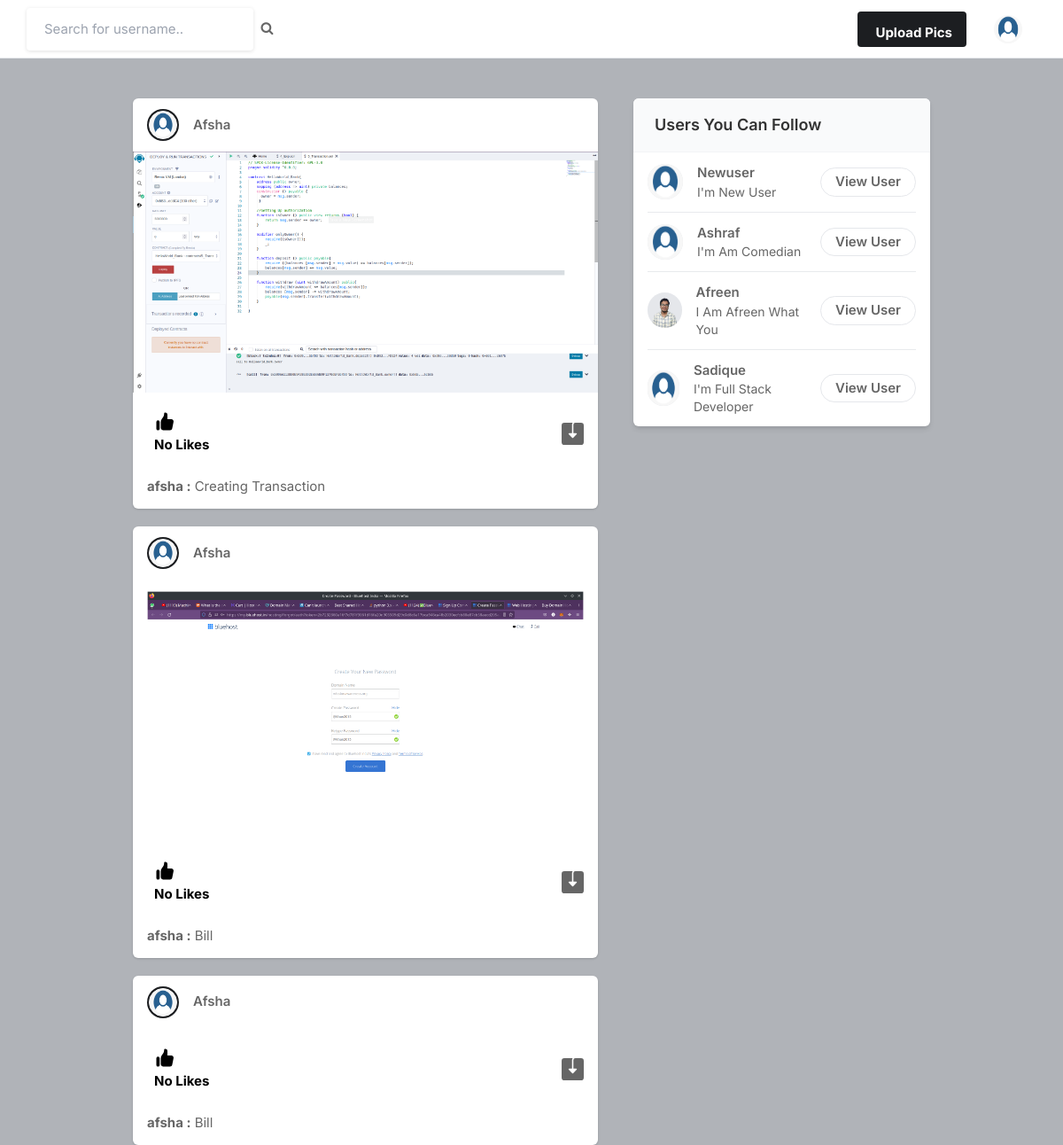
Screenshot of / (signed in) with the database file from the repository.
### core/models/Profile.py (models this page shows, shortened)
class Profile(models.Model):
    user = models.ForeignKey(User, on_delete=models.CASCADE)
    id_user = models.IntegerField()
    bio = models.TextField(blank=True)
    profileimg = models.ImageField(upload_to='profile_images', default='blank-profile-picture.png')
    location = models.CharField(max_length=100, blank=True)

### core/models/Post.py (models this page shows, shortened)
class Post(models.Model):
    id = models.UUIDField(primary_key=True, default=uuid.uuid4)
    user = models.CharField(max_length=100)
    image = models.ImageField(upload_to='post_images')
    caption = models.TextField()
    created_at = models.DateTimeField(default=datetime.now)
    no_of_likes = models.IntegerField(default=0)

### core/views/index.py (the view)
# urls.py: path('', index, name='index'),
@login_required(login_url='signin')
def index(request):
    user_object = User.objects.get(username=request.user.username)
    user_profile = Profile.objects.get(user=user_object)
    user_following_list = []
    feed = []
    user_following = FollowersCount.objects.filter(follower=request.user.username)
    for users in user_following:
        user_following_list.append(users.user)
    for usernames in user_following_list:
        feed_list = Post.objects.filter(user=usernames)
        feed.append(feed_list)
    feed_list = list(chain(*feed))
    all_users = User.objects.all()
    user_following_all = []
    for user in user_following:
        user_list = User.objects.get(username=user.user)
        user_following_all.append(user_list)
    new_suggestions_list = [x for x in list(all_users) if x not in list(user_following_all)]
    current_user = User.objects.filter(username=request.user.username)
    final_suggestions_list = [ x for x in list(new_suggestions_list) if x not in list(current_user) ]
    random.shuffle(final_suggestions_list)
    username_profile = []
    username_profile_list = []
    for users in final_suggestions_list:
        username_profile.append(users.id)
    for ids in username_profile:
        profile_lists = Profile.objects.filter(id_user=ids)
        username_profile_list.append(profile_lists)
    suggestions_username_profile_list = list(chain(*username_profile_list))
    return render(request, 'index.html',{'user_profile':user_profile, 'posts':feed_list, 'suggestions_username_profile_list':suggestions_username_profile_list[:4]})

### templates/index.html (shortened to what this page needs)
{% load static %}
<!DOCTYPE html>
<html lang="en">
<head>
    <link rel="stylesheet" href="{% static 'assets/css/icons.css' %}">
    <link rel="stylesheet" href="{% static 'assets/css/uikit.css' %}">
    <link rel="stylesheet" href="{% static 'assets/css/style.css' %}">
    <link rel="stylesheet" href="{% static 'assets/css/tailwind.css' %}">
    <link rel="stylesheet" href="https://cdnjs.cloudflare.com/ajax/libs/font-awesome/4.7.0/css/font-awesome.min.css">
</head>
<body>
    <header>
        <div class="header_inner">
            <form action="/search" method="post">
            <div class="left-side">
                    <input type="text" name="username" placeholder="Search for username..">&nbsp;&nbsp;
                    <button type="submit"><i class="fa fa-search fa-1x"></i></button>
            </div>
        </form>
            <div class="right-side lg:pr-4">
                <a href="#"
                    class="bg-pink-500 flex font-bold hidden hover:bg-pink-600 hover:text-white inline-block items-center lg:block max-h-10 mr-4 px-4 py-2 rounded shado text-white">
                              Upload Pics
                </a>
                <a href="#">
                    <img src={{user_profile.profileimg.url}} class="header-avatar" alt="">
                </a>
            </div>
        </div>
    </header>
    <div class="container m-auto">
        <div class="lg:flex justify-center lg:space-x-10 lg:space-y-0 space-y-5">
            <div class="space-y-5 flex-shrink-0 lg:w-7/12">
                {% for post in posts reversed %}
                <div class="bg-white shadow rounded-md  -mx-2 lg:mx-0">
                    <div class="flex justify-between items-center px-4 py-3">
                        <div class="flex flex-1 items-center space-x-4">
                            <a href="#">
                                <div class="bg-gradient-to-tr from-yellow-600 to-pink-600 p-0.5 rounded-full">
                                    <img src={{user_profile.profileimg.url}}
                                        class="bg-gray-200 border border-white rounded-full w-8 h-8">
                                </div>
                            </a>
                            <span class="block capitalize font-semibold "> <a href="/profile/{{post.user}}">{{post.user}}</a> </span>
                        </div>
                        <div>
                            <a href="#"> <i
                                    class="icon-feather-more-horizontal text-2xl hover:bg-gray-200 rounded-full p-2 transition -mr-1 "></i>
                            </a>
                        </div>
                    </div>
                    <div uk-lightbox>
                        <a href={{post.image.url}}>
                            <img src={{post.image.url}} alt="">
                        </a>
                    </div>
                    <div class="py-3 px-4 space-y-3">
                        <div class="flex space-x-4 lg:font-bold">
                            <a href="/like-post?post_id={{post.id}}" class="flex items-center space-x-2">
                                <div class="p-2 rounded-full text-black">
                                    {% if post.no_of_likes == 0 %}
                                    <p>No Likes</p>
                                    {% elif post.no_of_likes == 1 %}
                                    <p>Liked by {{post.no_of_likes}} person</p>
                                    {% else %}
                                    <p>Liked by {{post.no_of_likes}} person</p>
                                    {% endif %}
                                </div>
                            </a>
                            <a href={{post.image.url}} download class="flex items-center space-x-2 flex-1 justify-end">
                            </a>
                        </div>
                        <p>
                            <a href="/profile/{{post.user}}"><strong>{{post.user}} :</strong></a> {{post.caption}}
                        </p>
                    </div>
                </div>
                {% endfor %}
            </div>
            <div class="lg:w-5/12">
                <div class="bg-white  shadow-md rounded-md overflow-hidden">
                    <div class="bg-gray-50  border-b border-gray-100 flex items-baseline justify-between py-4 px-6 ">
                        <h2 class="font-semibold text-lg">Users You Can Follow</h2>
                    </div>
                    <div class="divide-gray-300 divide-gray-50 divide-opacity-50 divide-y px-4 ">
                        {% for suggestion in suggestions_username_profile_list %}
                            <div class="flex items-center justify-between py-3">
                                <div class="flex flex-1 items-center space-x-4">
                                    <a href="/profile/{{suggestion.user}}">
                                        <img src={{suggestion.profileimg.url}}
                                            class="bg-gray-200 rounded-full w-10 h-10">
                                    </a>
                                    <div class="flex flex-col">
                                        <span class="block capitalize font-semibold"> {{suggestion.user}} </span>
                                        <span class="block capitalize text-sm"> {{suggestion.bio}} </span>
                                    </div>
                                </div>
                                <a href="/profile/{{suggestion.user}}"
                                    class="border border-gray-200 font-semibold px-4 py-1 rounded-full hover:bg-pink-600 hover:text-white hover:border-pink-600 ">
                                    View User </a>
                            </div>
                        {% endfor %}
                    </div>
                </div>
            </div>
        </div>
    </div>
</body>
</html>

### static/assets/css/style.css (style rules this page uses)
body { background-color: #B0B3B8!important; }
button { vertical-align: middle; }
input { height: 48px; line-height: 48px; padding: 0 20px; outline: none; font-size: 15px; color: #808080; max-width: 100%; width: 100%; -webkit-box-sizing: border-box; box-sizing: border-box; display: block; font-weight: 400; opacity: 1; border-radius: 4px; border: none; -webkit-box-shadow: 0 1px 4px 0px rgba(0, 0, 0, 0.12); box-shadow: 0 1px 4px 0px rgba(0, 0, 0, 0.12); }
input[type="text"], input[type="password"], input[type="email"], input[type="number"] { height: 48px; line-height: 48px; padding: 0 20px; outline: none; font-size: 15px; color: #808080; max-width: 100%; width: 100%; -webkit-box-sizing: border-box; box-sizing: border-box; display: block; font-weight: 400; opacity: 1; border-radius: 4px; border: none; -webkit-box-shadow: 0 1px 4px 0px rgba(0, 0, 0, 0.12); box-shadow: 0 1px 4px 0px rgba(0, 0, 0, 0.12); }
input { -webkit-transition: all 0.1s ease-in-out; transition: all 0.1s ease-in-out; }
::placeholder { color: #808080; opacity: 1; }
button { border: none; margin: 0; padding: 0; width: auto; overflow: visible; background: transparent; color: inherit; font: inherit; line-height: normal; cursor: pointer; }
a { color: #be185d; -webkit-transition: 0.3s; transition: 0.3s; outline: none !important; }
button { outline: none !important; }
img { max-width: 100%; }
body { color: #666; font-size: 15px; line-height: 27px; background-color: #f0f2f5; font-family: "Inter", sans-serif; text-transform: none; }
body p { font-size: 15px; line-height: 27px; }
h1, h2, h3, h4, h5, h6 { font-family: "Inter", sans-serif; text-transform: none; }
input[type="text"], input[type="password"], input[type="email"] { font-family: "Inter", sans-serif; text-transform: none; }
button, body .pac-container { font-family: "Inter", sans-serif; text-transform: none; }
h1, h2, h3, h4, h5, h6 { color: #333; font-weight: 500; margin: 0; padding: 0; }
h2 { font-size: 26px; }
b, strong { font-weight: 700 !important; }
@media (min-width: 1024px) { .container { max-width: 900px !important; padding-top: 45px; } }
header { background-color: #fff; left: 0; right: 0; top: 0; z-index: 99; height: 66px; display: -webkit-box; display: -ms-flexbox; display: flex; -webkit-box-align: center; -ms-flex-align: center; align-items: center; border-bottom: 1px solid #e5e7eb; }
header .header_inner { display: -webkit-box; display: -ms-flexbox; display: flex; -webkit-box-align: center; -ms-flex-align: center; align-items: center; max-width: 1090px; margin: auto; width: 100%; max-width: 100% !important; padding: 0 30px; }
header .header_inner .left-side { display: -webkit-box; display: -ms-flexbox; display: flex; -webkit-box-align: center; -ms-flex-align: center; align-items: center; }
header .header_inner .right-side { display: -webkit-box; display: -ms-flexbox; display: flex; -webkit-box-align: center; -ms-flex-align: center; align-items: center; -webkit-box-pack: end; -ms-flex-pack: end; justify-content: flex-end; margin-left: auto; }
header .header_inner .right-side .header-avatar { width: 32px; height: 32px; border-radius: 100%; margin-left: 15px; }

### rows the page displays
Profile: profileimg (placeholder picture)
Post: profileimg (placeholder picture), user "Afsha", image (picture), no_of_likes "No Likes", user "afsha", caption "Creating Transaction"
Post: profileimg (placeholder picture), user "Afsha", image (picture), no_of_likes "No Likes", user "afsha", caption "Bill"
Post: profileimg (placeholder picture), user "Afsha", no_of_likes "No Likes", user "afsha", caption "Bill"
Profile: profileimg (placeholder picture), user "Newuser", bio "I'm New User"
Profile: profileimg (placeholder picture), user "Ashraf", bio "I'm Am Comedian"
Profile: profileimg (picture), user "Afreen", bio "I Am Afreen What You"
Profile: profileimg (placeholder picture), user "Sadique", bio "I'm Full Stack Developer"
